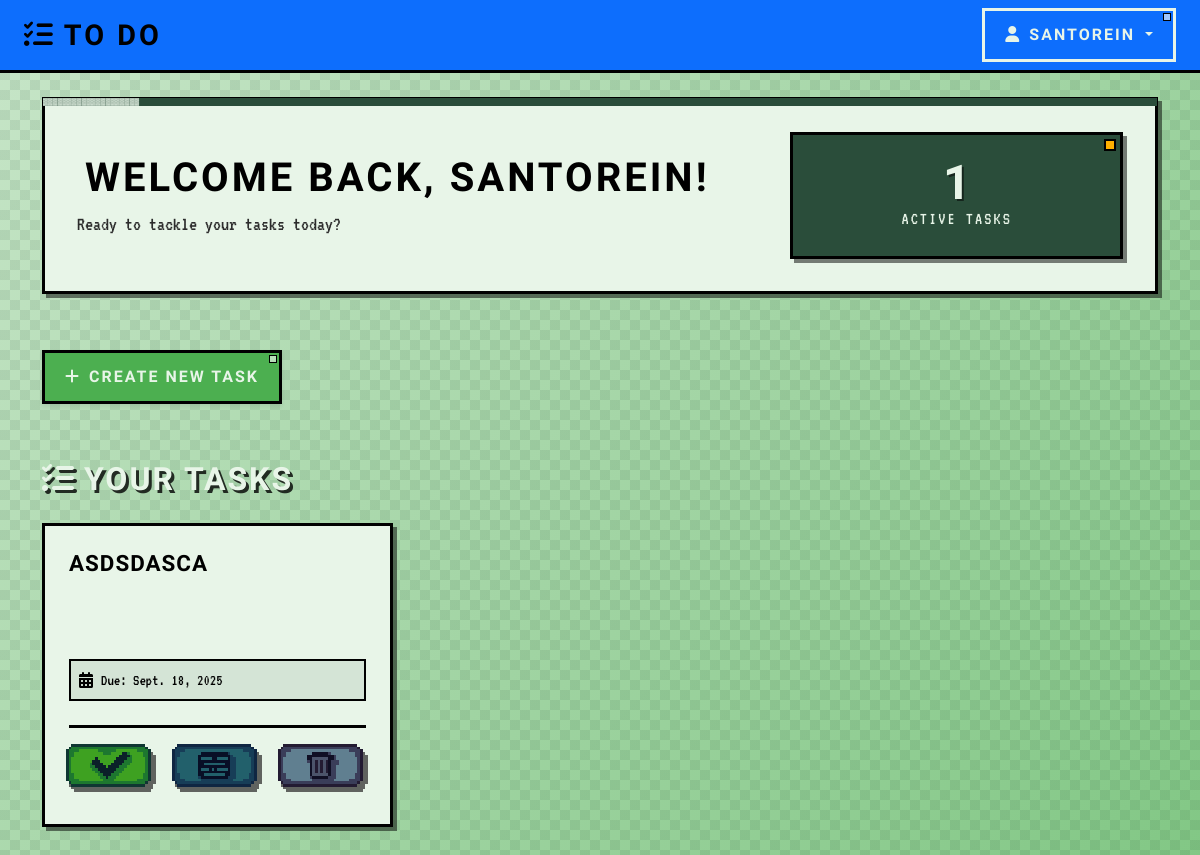
Before: /1 with the older database file.
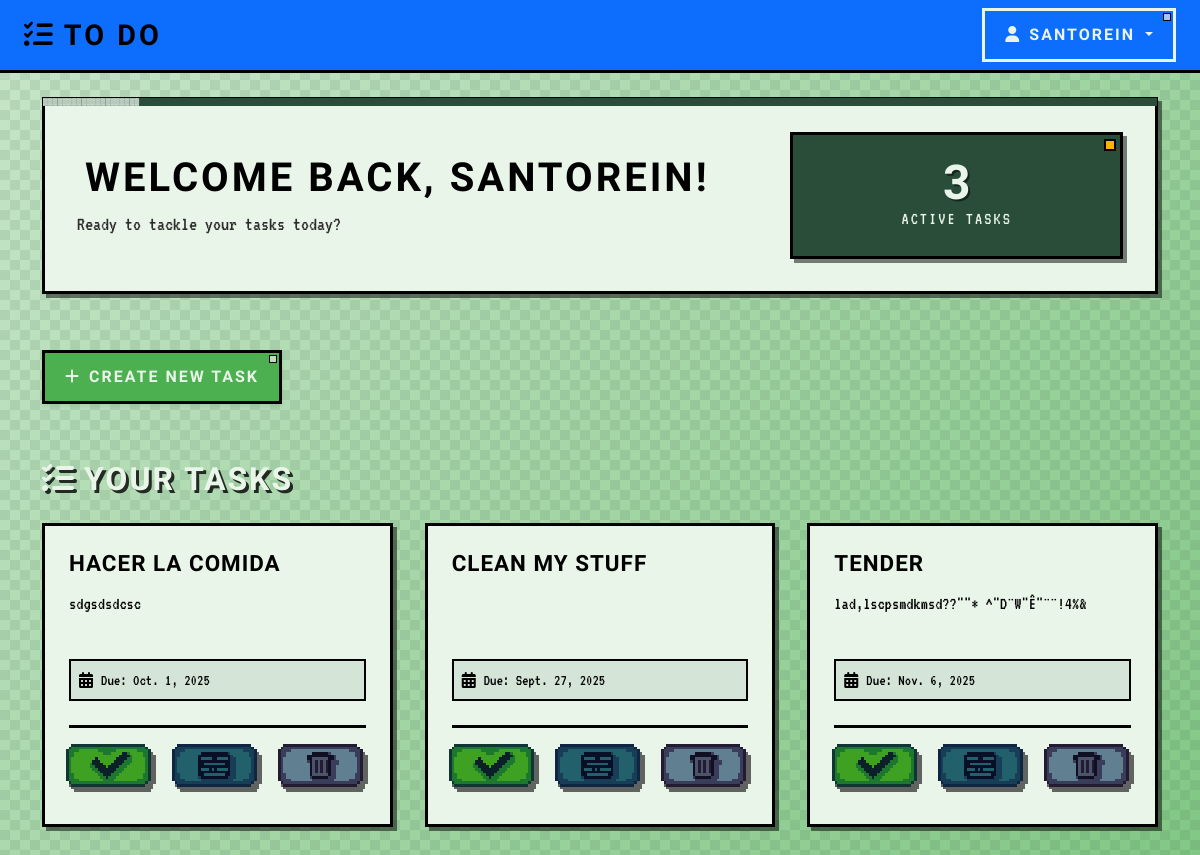
After: the same page with the newer database file.
### tasks_app/models.py (models this page shows, shortened)
class User(models.Model):
    username = models.CharField(max_length = 25, unique = True)
    password = models.CharField(max_length = 40)

class Task(models.Model):
    name = models.CharField(max_length = 30)
    description = models.CharField(max_length = 85)
    deadline = models.DateField(null=True, blank=True)
    completed = models.BooleanField(default = False)
    user = models.ForeignKey(User, on_delete=models.CASCADE, related_name = 'tasks')

### tasks_app/views/general_views.py (the view)
# urls.py: path('<int:user_id>', views.user_tasks, name = 'main'),
def user_tasks(request, user_id):
    user = get_object_or_404(User, id=user_id)
    tasks = user.tasks.filter(completed = False)
    tasks_list = list()
    return render(request, "user.html", {
        'user':  user,
        'tasks': tasks
    })

### tasks_app/templates/user.html (shortened to what this page needs)
{% extends 'base.html' %}
{% load static %}
{% block content %}
<nav class="navbar navbar-expand-lg navbar-dark bg-primary shadow-sm">
    <div class="container-fluid px-4">
        <a class="navbar-brand fw-bold" href="">
            <i class="fas fa-tasks me-2"></i>To Do
        </a>
        <div class="navbar-nav ms-auto">
            <div class="dropdown">
                <button class="btn btn-outline-light dropdown-toggle" type="button" data-bs-toggle="dropdown">
                    <i class="fas fa-user me-2"></i>{{user.username}}
                </button>
            </div>
        </div>
    </div>
</nav>
<div class="dashboard-bg">
    <div class="container py-4">
        <div class="row mb-4">
            <div class="col-12">
                <div class="welcome-card">
                    <div class="row align-items-center">
                        <div class="col-md-8">
                            <h1 class="welcome-title mb-2">
                                Welcome back, {{user.username}}!
                            </h1>
                            <p class="welcome-subtitle mb-0">Ready to tackle your tasks today?</p>
                        </div>
                        <div class="col-md-4 text-md-end">
                            <div class="task-counter">
                                <span class="counter-number">{{tasks|length}}</span>
                                <span class="counter-label">Active Tasks</span>
                            </div>
                        </div>
                    </div>
                </div>
            </div>
        </div>
        <div class="row mb-4">
            <div class="col-12">
                <div class="action-section">
                    <a href="{% url 'create_task' user.id %}" class="btn btn-success btn-lg shadow-sm">
                        <i class="fas fa-plus me-2"></i>Create New Task
                    </a>
                </div>
            </div>
        </div>
        <div class="row">
            <div class="col-12">
                <div class="section-header mb-4">
                    <h2 class="section-title">
                        <i class="fas fa-list-check me-2"></i>Your Tasks
                    </h2>
                </div>
                {% if tasks %}
                    <div class="tasks-grid">
                        {% for task in tasks %}
                        <div class="task-card">
                            <div class="task-header">
                                <h5 class="task-title">{{task.name}}</h5>
                            </div>
                            <div class="task-body">
                                <p class="task-description">{{task.description}}</p>
                                <div class="task-meta">
                                    <div class="due-date">
                                        <i class="fas fa-calendar-alt me-2"></i>
                                        <span>Due: {{task.deadline}}</span>
                                    </div>
                                </div>
                            </div>
                            <div class="task-actions">
                                <form method="POST" action="{% url 'complete_task' user.id task.id %}" class="d-inline">
                                    <input type="image" class="action-icon" src="{% static 'completado.png' %}" alt="Complete" width="90" title="Mark Complete">
                                </form>
                                <a href="{% url 'modify_task' user.id task.id 0 %}">
                                    <img class="action-icon" src="{% static 'Modificar.png' %}" alt="Update" width="90" title="Edit Task">
                                </a>
                                <form method="POST" action="{% url 'delete_task' user.id task.id %}" class="d-inline">
                                    <input type="image" class="action-icon" src="{% static 'eliminar.png' %}" alt="Delete" width="90" onclick="return confirm('Are you sure you want to delete this task?')" title="Delete Task">
                                </form>
                            </div>
                        </div>
                        {% endfor %}
                    </div>
                {% endif %}
            </div>
        </div>
    </div>
</div>
{% endblock %}

### tasks_app/templates/base.html (shortened to what this page needs)
{% load static %}
<!DOCTYPE html>
<html lang="en">
<head>
    <link href="https://cdn.jsdelivr.net/npm/bootstrap@5.3.2/dist/css/bootstrap.min.css" rel="stylesheet">
    <link rel="stylesheet" href="https://cdnjs.cloudflare.com/ajax/libs/font-awesome/6.4.0/css/all.min.css">
    <link rel="stylesheet" type="text/css" href="{% static 'styles/main.css' %}">
</head>
<body>
    <div class="min-vh-100">
        {% block content %}{% endblock %}
    </div>
</body>
</html>

Changed rows visible on the page:
no longer on this page (row edited): Task: name "ASDSDASCA", deadline "Sept. 18, 2025"
now on this page (row edited): Task: name "HACER LA COMIDA", description "sdgsdsdcsc", deadline "Oct. 1, 2025"
added Task: name "CLEAN MY STUFF", deadline "Sept. 27, 2025"
added Task: name "TENDER", description "lad,lscpsmdkmsd??\"\"* ^\"D¨W\"Ê\"¨¨!4%&", deadline "Nov. 6, 2025"
Other visible differences:
{{ tasks|length }}: "1" → "3"
